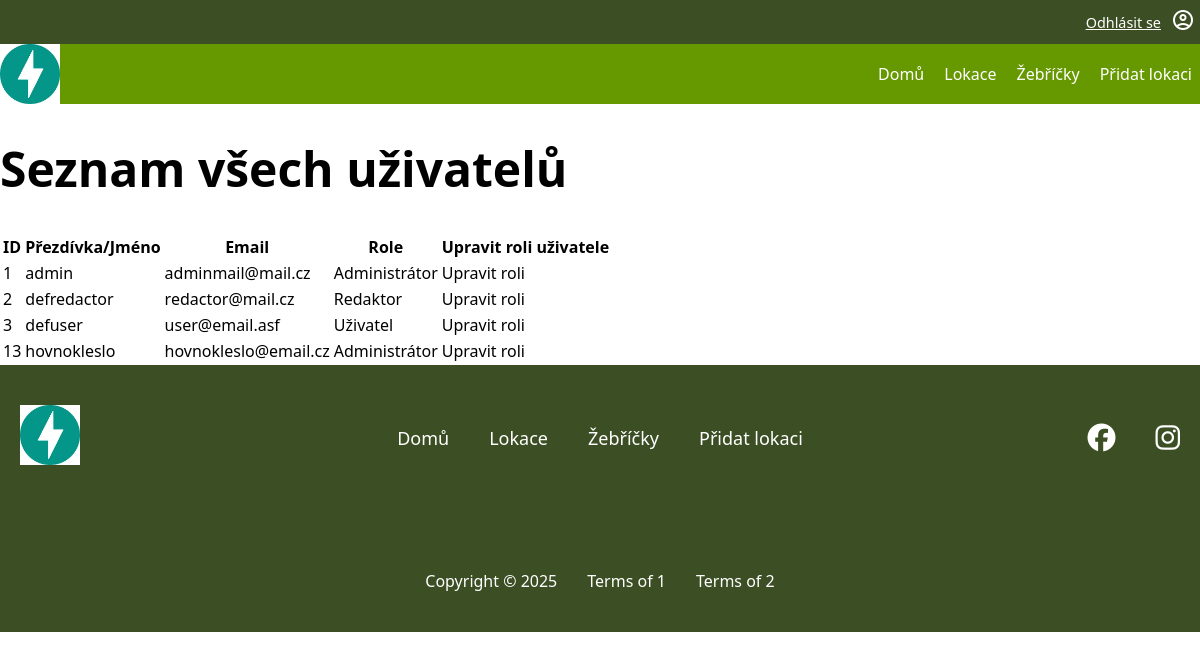
Before: /all_users (signed in) with the older database file.
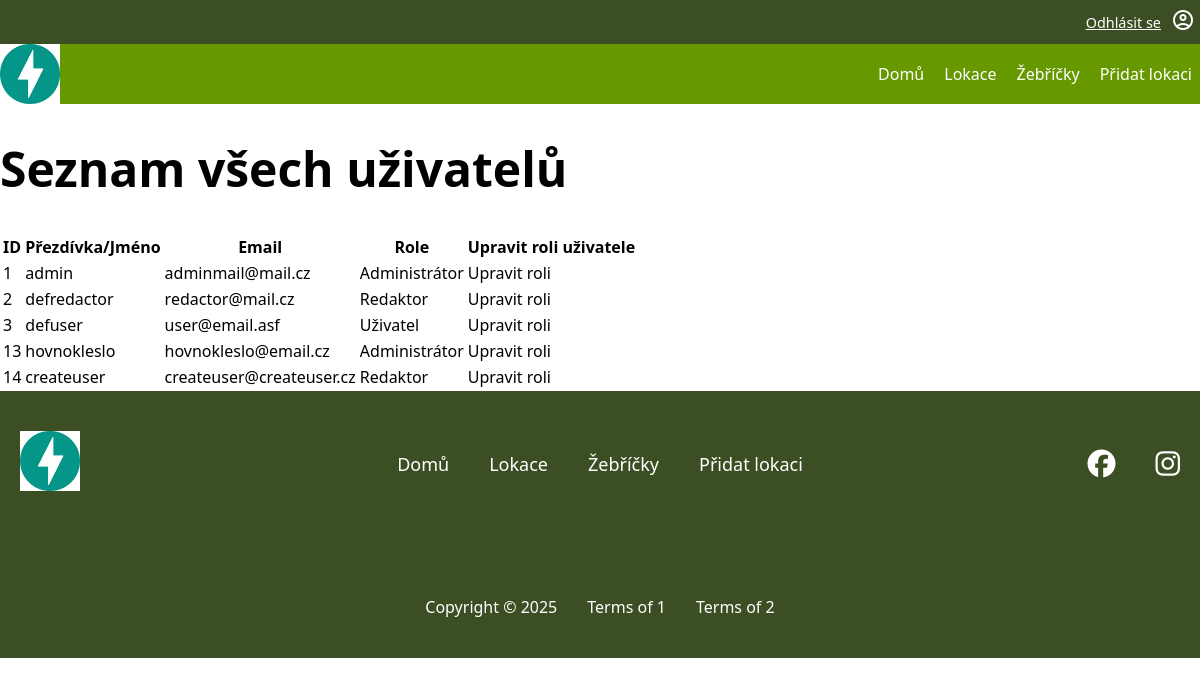
After: the same page with the newer database file.
### tables this page shows
CREATE TABLE user (
    id INTEGER PRIMARY KEY AUTOINCREMENT,
    name VARCHAR NOT NULL,
    email VARCHAR NOT NULL UNIQUE,
    password_hash VARCHAR NOT NULL,
    id_role INTEGER,
    FOREIGN KEY (id_role) REFERENCES role(id)
);

### pages/all_users.py (the view)
@router.get("/all_users", response_class=HTMLResponse)
async def all_users_page(request: Request, svc: UserService = Depends(user_service)):
    if not request.session.get("user"):
        return RedirectResponse(url="/login", status_code=303)
    all_users = svc.list_all_users()
    return request.app.state.templates.TemplateResponse(
        "all_users.html",
        {
            "request": request,
            "title": "Seznam všech uživatelů",
            "all_users": all_users
        }
    )

### templates/all_users.html (shortened to what this page needs)
{% extends "base.html" %}
{% block content %}
    <h1>{{ title }}</h1>
    {% if all_users %}
        <table>
            <tr>
                <th>ID</th>
                <th>Přezdívka/Jméno</th>
                <th>Email</th>
                <th>Role</th>
                <th>Upravit roli uživatele</th>
            </tr>
            {% for user in all_users %}
                <tr>
                    <td>{{ user['id'] }}</td>
                    <td>{{ user['name'] }}</td>
                    <td>{{ user['email'] }}</td>
                    {% if user['id_role'] == 1 %}
                    <td>Administrátor</td>
                    {% elif user['id_role'] == 2 %}
                        <td>Redaktor</td>
                    {% elif user['id_role'] == 3 %}
                        <td>Uživatel</td>
                    {% endif%}
                    <td>Upravit roli</td>
                </tr>
            {% endfor %}
        </table>
    {% else %}
        <p>Žádní uživatelé</p>
    {% endif %}
{% endblock %}

### templates/base.html (shortened to what this page needs)
<!DOCTYPE html>
<html lang="cs">
<head>
    <link rel="stylesheet" href="{{ url_for('static', path='css/style.css') }}">
    <link rel="stylesheet" href="{{ url_for('static', path='css/header.css') }}">
    <link rel="stylesheet" href="{{ url_for('static', path='css/footer.css') }}">
    <link rel="stylesheet" href="{{ url_for('static', path='css/icon.css') }}">
    <link rel="stylesheet" href="{{ url_for('static', path='css/location.css') }}">
    <link rel="stylesheet" href="https://cdnjs.cloudflare.com/ajax/libs/font-awesome/6.5.0/css/all.min.css">
</head>
<body>
<div class = "header">
    <div class = "upper-nav">
        {% if request.session.get('user') %}
            <a href="{{url_for('logout') }}" class="upper-nav-items">Odhlásit se</a>
            <a href="{{url_for('my_profile_page') }}" class="upper-nav-items"><span class="material-symbols-outlined">account_circle</span></a>
        {% else %}
            <a href="{{url_for('register_page') }}" class="upper-nav-items">Zaregistrovat se</a>
            <a href="{{url_for('login_page') }}" class="upper-nav-items"><span class="material-symbols-outlined">account_circle</span></a>
        {% endif %}
    </div>
    <div class="lower-nav">
        <div class="lower-nav-logo"><a href="{{url_for('landing_page') }}"><img alt="logo" src="{{url_for('static', path='img/web/logo.webp') }}"></a></div>
        <div class="lower-nav-items">
            <a href="{{url_for('landing_page') }}" class="lower-nav-item">Domů</a>
            <a href="{{url_for('list_locations_with_photos_rating') }}" class="lower-nav-item">Lokace</a>
            <a href="{{url_for('rankings_page') }}" class="lower-nav-item">Žebříčky</a>
            <a href="{{url_for('add_location_page') }}" class="lower-nav-item">Přidat lokaci</a>
        </div>
    </div>
</div>
    {% block content %}{% endblock %}
<footer class="footer">
    <div class="footer-top">
        <div class="footer-logo">
            <a href="{{url_for('landing_page') }}"><img alt="logo" src="{{url_for('static', path='img/web/logo.webp') }}"></a>
        </div>
        <nav class="footer-nav">
            <a href="{{url_for('landing_page') }}" class="footer-nav-item">Domů</a>
            <a href="{{url_for('list_locations_with_photos_rating') }}" class="footer-nav-item">Lokace</a>
            <a href="{{url_for('rankings_page') }}" class="footer-nav-item">Žebříčky</a>
            <a href="{{url_for('add_location_page') }}" class="footer-nav-item">Přidat lokaci</a>
        </nav>
        <div class="footer-icons">
            <i class="fa-brands fa-facebook"></i>
            <i class="fa-brands fa-instagram"></i>
        </div>
    </div>
    <div class="footer-bottom">
        <span>Copyright © 2025</span>
        <span>Terms of 1</span>
        <span>Terms of 2</span>
    </div>
</footer>
</body>
</html>

### static/css/style.css (style rules this page uses)
:root { font-family: system-ui, -apple-system, Segoe UI, Roboto, sans-serif; --background-color: white; --text-color: black; --navbar-background-color: #669900; --footer-background-color: #3c4e23; --white-text-color: white; font-size: 16px; }
html, body { margin:0; padding: 0; background: var(--background-color); width: 100%; }
h1 { font-size: 3em; }

### static/css/header.css (style rules this page uses)
.header { width: 100%; position: sticky; top: 0; z-index: 1000; }
.upper-nav { display: flex; flex-direction: row; align-items: center; width: 100%; background-color: var(--footer-background-color); justify-content: flex-end; font-size: 0.9rem; padding: 1vh 0 1vh 0; }
.upper-nav-items { margin-left: 5px; margin-right: 5px; color: var(--white-text-color); }
.lower-nav { display: flex; flex-direction: row; align-items: center; max-height: 10vh; justify-content: space-between; width: 100%; background-color: var(--navbar-background-color, #333); }
.lower-nav-logo { width: 60px; height: 60px; }
.lower-nav-logo img { width: 100%; height: 100%; object-fit: contain; display: block; }
.lower-nav-items { display: flex; gap: 20px; padding-right: 1vh; }
.lower-nav-item { color: var(--white-text-color, #fff); text-decoration: none; font-size: 1rem; font-weight: 500; }

### static/css/footer.css (style rules this page uses)
.footer { width: 100%; background-color: var(--footer-background-color); color: white; padding: 40px 0; display: flex; flex-direction: column; gap: 30px; }
.footer-top { display: grid; grid-template-columns: 1fr auto 1fr; align-items: center; padding-bottom: 70px; }
.footer-logo { padding-left: 20px; }
.footer-logo img { width: 60px; height: 60px; object-fit: contain; }
.footer-nav { display: flex; justify-content: center; gap: 40px; }
.footer-nav-item { color: white; text-decoration: none; font-size: 18px; }
.footer-top i { justify-self: end; font-size: 28px; margin-left: 20px; cursor: pointer; }
.footer-icons { display: flex; justify-content: flex-end; gap: 20px; padding-right: 20px; font-size: 28px; justify-self: end; }
.footer-icons i { cursor: pointer; }
.footer-bottom { display: flex; justify-content: center; gap: 30px; font-size: 16px; }

Changed rows visible on the page:
added user: id "14", name "createuser", email "createuser@createuser.cz", shows "Redaktor"
